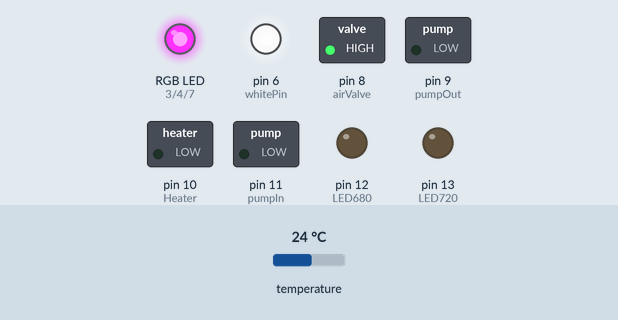
Recording of a sketch running on a simulated Arduino Mega 2560, built with avr-gcc and run on an emulated ATmega2560. Parts: switched loads named in the sketch (green lamp = pin HIGH), an RGB LED mixed from three pins (HIGH = lit), output pins drawn as LEDs (lit = HIGH). Dashed ring = blinking. The test bench sets the inputs (shaded band); at power-on: temperature 24 °C. What the sketch prints to the serial monitor is not drawn.

Above: at 5.5 s.
6.5 s: temperature set to 36.6 °C
10.0 s: temperature set to 37.7 °C
At 10.8 s:
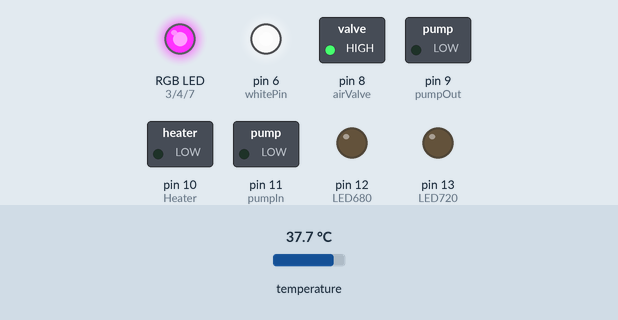
11.5 s: temperature set to 12 °C
At 12.17 s:
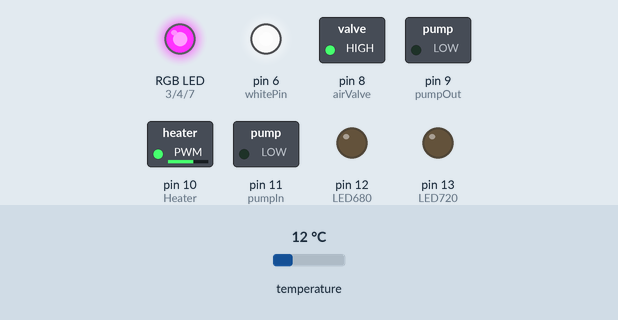
15.2 s: temperature set to 41 °C
At 16.1 s:
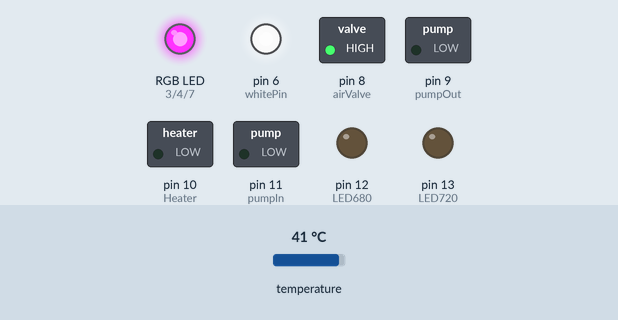
Timing chart, 0 to 17.7 s (numbered marks = the images above; inputs shaded):
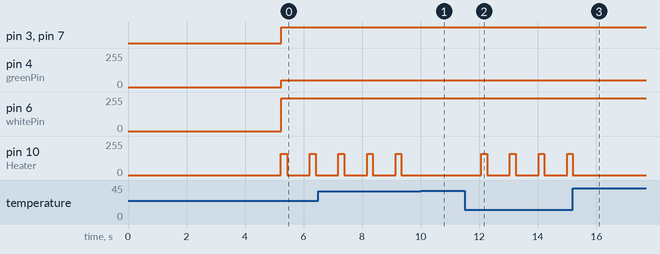

Measured:
- the behaviour switches between 36.9 and 37 °C on temperature (found by bisection; images 0 and 1)
- after the input at 10.0 s, pin 10 (Heater): stops changing and stays 0/255
- after the input at 11.5 s, pin 10 (Heater): alternates 160/255 for 0.20 s and 0/255 for 0.78 s, starting after 0.57 s
- after the input at 15.2 s, pin 10 (Heater): goes on until 15.2 s, then stays 0/255
- by itself, pin 10 (Heater): alternates 160/255 for 0.20 s and 0/255 for 0.78 s

The sketch:

Turbidostat_openPBR.ino
```cpp
/**
* #########################
* # Humbold University zu Berlin
* + iGEM 2019 on Chlaydomonas cultivation
* MODIFIED BY
* # Complutense University of Madrid
* + iGEM 2021 : 4C_Fuels Project
*
* #########################
* # @version  0.2
* # @platform  arduino AT Mega 2560
* # @clock  16mHz
* # @created  20190614
* # @changed  20210530
* # @user fmjorge99

* ############CODE OVERVIEW (Top -> Down Compiling) #############
*
* # Variable Declaration
* # Basic Functions definition (void)
* # Initialization (Setup)
*     - Starting Serial Port
*     - Arduino pin selction (Input / Output)
*     - Testing LEDs (ON / OFF)
* # Main Program
*     - Program Functions Definition
*     - Execution of Looping code (void loop())
*
*  The code so far just works as a turbidostat to grow cells at constant OD680 / OD720.
*  OD measurements are taken and sent via serial port to the computer every X milliseconds defined in the "Interval" Variable.
*
* #########################
*/

//#####################################################################
// general import declaration
#include <Arduino.h>
#include <OneWire.h>
#include <DallasTemperature.h>


#define ONE_WIRE_BUS 2
OneWire oneWire(ONE_WIRE_BUS);
DallasTemperature sensors(&oneWire);


//#####################################################################

// PCB Wiring Analog Inputs from Sensors to Arduino

int sensorPinCurrent680  = A1;    // current used via shunt in mV/

int sensorPinCurrent720  = A3;    // current used via shunt in mV/

// Temp. Sensor DS18B20 in PWM 2

// PCB Wiring to Arduino (OUTPUTS)

 int redPin   = 3;
 int greenPin = 4;
 int bluePin  = 7;
 int whitePin = 6;
 int pumpIn = 11;
 int pumpOut = 9;

 int airValve = 8;
 int sensorPinTempSense = 2;

 int LED680 = 12;
 int LED720  = 13;

 int Heater = 10;

//#####################################################################

//  VARIABLES (To perform calculations)

int analogRead680 = 0;     // opt101 current value

int analogRead720 = 0;     // opt101 current value

int inByte = 0;         // incoming serial byte

int cycleNumber = 0; // number of measurments

float temp = 0; // temperature record as a float variable for decimals
float OD680 = 0;
float OD720 = 0;

int brightnessWhite = 0; // value between 0 und 255 – for intensity of white LEDs
int brightnessRed = 0; // value between 0 und 255 – for intensity of red LEDs
int brightnessGreen = 0; // value between 0 und 255 – for intensity of green LEDs
int brightnessBlue = 0; // value between 0 und 255 – for intensity of blue LEDs

int airValveStatus = 0; // Initial position of Air Control Solenoid

//#####################################################################

// member variables - timing

unsigned long previousMillis = 0;   // will store last time
const long interval = 300000;   // 5 minutes x 60 sec * 1000 milliseconds
const int pumpTime = 4000; //

const int T_value = 37;  // Desired value of Temperature to control -> CHANGE THE TEMPERATURE SETPOINT HERE
const int T_tol = 0.2; // Tolerance for temperature T_value ± T_tol is admitted -> CHANGE ONLY TO ADJUST THE Temp control Behavior

/* Parameters for OD Measurement. Obtained After Opt101 Calibration
REPLACE THIS VALUES BY YOUR OWN ONES.
OD Calculation Equation: OD = A*LN[analogRead(mv)]+B */

const float OD680_A = -196.1;
const float OD680_B = 21.083;
const float OD720_A = 0;
const float OD720_B = 0;


//########################## FUNCTION DEFINITION ###########################################

/*AUXILIARY FUNCTIONS
Modify the setup code with a call to the following functions in order to perform maintenance or setup tasks. */

void fill_chamber() {
  analogWrite(pumpIn,250);
  delay(90000);
  analogWrite(pumpIn,0);
  }

void empty_chamber() {
  analogWrite(pumpOut,250);
  delay(90000);
  analogWrite(pumpOut,0);
  }

void pipe_cleaning() {
 analogWrite(pumpIn,250);
 delay(80000);
 analogWrite(pumpOut,250);
 delay(180000);
 analogWrite(pumpIn,0);
 analogWrite(pumpOut,250);
}

/**
############LIGHT FUNCTIONS######################*/

/* shift the value to the external module ( MOSFET )*/
void setColor() {
  analogWrite(redPin, brightnessRed);
  analogWrite(greenPin,brightnessGreen);
  analogWrite(bluePin, brightnessBlue);
  analogWrite(whitePin, brightnessWhite);

  analogWrite(airValve, airValveStatus);

  delay(100);
}

/* set white, red and blue to 255 and green to 100; */

 void setAllLLightOn() {
    brightnessWhite = 255;
    brightnessRed = 255;
    brightnessGreen = 100;
    brightnessBlue = 255;
    airValveStatus = 0;
    setColor();
    delay(100);
 }

 /**
  * set white, red ,blue & green to 0;
  */

  void setLightOff() {
     brightnessWhite = 0;
     brightnessRed = 0;
     brightnessGreen = 0;
     brightnessBlue = 0;
     airValveStatus = 0;
     setColor();
     delay(100);

  }


/**
 * set white, red and blue to your wished intensity and color
 MODIFY HERE THE PARAMETERS */

 void setGrowLight() {
    brightnessWhite = 245;
    brightnessRed = 255;
    brightnessGreen = 50;
    brightnessBlue = 255;

    airValveStatus = 255;
    setColor();
 }


/**
############SYSTEM TEST FUNCTION###############*/

void test_PBR() {

// LED Lights Check

// led check, on and off
  Serial.println("running all led to ON");
  setAllLLightOn();
  delay(2000);
  Serial.println("running all led to OFF");
  setLightOff();
  delay(2000);

  // COLOR CHECK
  Serial.println("RED");
  analogWrite(redPin,255);
  delay(2000);
  analogWrite(redPin,0);
  Serial.println("GREEN");

  analogWrite(greenPin,255);
  delay(2000);
  analogWrite(greenPin,0);
  Serial.println("BLUE");

  analogWrite(bluePin,255);
  delay(2000);
  analogWrite(bluePin,0);
  Serial.println("WHITE");

  analogWrite(whitePin,255);
  delay(2000);
  Serial.println("running all led to OFF");
  setLightOff();
  delay(2000);

  // PUMPS CHECK

  Serial.println("Switching ON INPUT PUMP");
  Serial.println("");
  analogWrite(pumpIn,255);
  delay(4000);
  analogWrite(pumpIn,0);
  Serial.println("");
  Serial.println("Switching ON INPUT PUMP");
  analogWrite(pumpOut,255);
  delay(4000);
  analogWrite(pumpOut,0);

  // OD_Measurement

          setLightOff(); // Lights could be switched Off for routine OD measurements... (not-serial printed)

         // put ir led on

           Serial.println("Switching IR LEDS ON");

           delay(1000);
           analogWrite(LED680,255);
           analogWrite(LED720,255);
           delay(1000);
           Serial.println("Aeration OFF");

           analogWrite(airValve,0);
           delay(4000);    // give the sensor some time, to swing in

         // measure density with opt101 sensor

           Serial.println("OD Measurement (mV)");
           Serial.println("680 Read");
           Serial.println(analogRead(sensorPinCurrent680));
           Serial.println("OD_680");
           OD680=(OD680_A*log(analogRead(sensorPinCurrent680))+OD680_B);
           Serial.println(OD680);
           Serial.println("720 Read");
           OD720=(OD720_A*log(analogRead(sensorPinCurrent720))+OD720_B);
           Serial.println(OD720);

         // switch ir led OFF
           Serial.println("Switching IR LEDS OFF");
           Serial.println("");
           analogWrite(LED680,0);
           analogWrite(LED720,0);

           delay(1000);   // wait, till measruing is done
           Serial.println("Aeration ON");
           Serial.println("");
           analogWrite(airValve,255);
           setGrowLight();

   // Temp_Measurement
   measure_T();
   Serial.println(temp);
   Serial.println("");

}

/**
* prepare init variables and INPUT/OUTPUT procedure
*/

//#################### SETUP (Running only once) ####################


void setup() {

//Opening Aeration
analogWrite(airValve,255);

// gpio - input // Arduino pin selction

  pinMode(sensorPinCurrent680, INPUT); // analog1

  pinMode(sensorPinCurrent720, INPUT); // analog3

  pinMode(sensorPinTempSense, INPUT);

  // gpio - output

  pinMode(whitePin, OUTPUT);
  pinMode(redPin, OUTPUT);
  pinMode(greenPin, OUTPUT);
  pinMode(bluePin, OUTPUT);

  pinMode(pumpIn, OUTPUT);
  pinMode(pumpOut, OUTPUT);

  pinMode(airValve, OUTPUT);

  pinMode(LED680, OUTPUT);
  pinMode(LED720, OUTPUT);

  pinMode(Heater, OUTPUT);

  // Serial initialization for monitoring on a computer

  Serial.begin(9600);
  while (!Serial) {
    ; // getReadyStateLike
  }

  delay(2222);  // time to get setup done

  if (Serial.available() == 0 && Serial.availableForWrite() > 0) { // ready for serial output
    //Serial.available()
    Serial.print("SERIAL[");
    Serial.print(Serial.available());
    Serial.print("|");
    Serial.print(Serial.availableForWrite());
    Serial.print("|");
    Serial.print(Serial.getTimeout());
    Serial.println("]");
    delay(Serial.getTimeout()*1.41);

  }

//####################

  // Setup log header

  Serial.println("INIT[CycleTime (ms),OD_680,OD_720,Temp.]");

  Serial.print("INTERVAL (ms),");// first line in log for interval
  Serial.print(interval);
  Serial.println(",");

  Serial.print("INPUTPORT[");
  Serial.print(millis());
  Serial.print(",");

  Serial.print(OD680); //680 Read
  Serial.print(",");

  Serial.print(OD720); //720 Read
  Serial.print(",");

  measure_T();
  Serial.print(temp); //
  Serial.println("]");


Serial.print("UPDATING_every (ms) [");
Serial.print(interval);
Serial.println("]");

  Serial.println("SETUP[done]");

  Serial.println("DATA_LOG[CycleNº,OD_680,OD_720,Temp.]");

 //
}


//#####################################################################
// PROGRAM TO EXECUTE STARTS HERE
//#####################################################################


/** * read values from wired inputs and send data via serial to host computer, for logging of values */


/*#PROGRAM FUNCTIONS DEFINITION#*/

/* ############## OD Measurement with IR LED + Opt101 ################### */

void measureDensity(){

  setLightOff(); // Lights could be switched Off for routine OD measurements... (not-serial printed)

 // put ir led on

   analogWrite(LED680,255);
   analogWrite(LED720,255);
   analogWrite(airValve,0);
   delay(1000);    // give the sensor some time, to swing in

 // measure density with opt101 sensor

   analogRead680 = analogRead(sensorPinCurrent680);
   analogRead720 = analogRead(sensorPinCurrent720);
   OD680=(OD680_A*log(analogRead680)+OD680_B);
   OD720=(OD720_A*log(analogRead720)+OD720_B);

 // switch ir led OFF

   analogWrite(LED680,0);
   analogWrite(LED720,0);

   delay(1000);   // wait, till measruing is done


}

/* ############## Turbidostat Pump Control ################### */

void checkDensityAndPump(){

  setGrowLight();
  //Serial.print("analogRead680: ");
  //Serial.println(analogRead680);

  if ( OD680 <= 1.2 ) {  // ADJUST THE OD680 to the desired value for the turbidostat.

    Serial.println("pumping chamber  IN/OUT");
    // stop cycle and pump medium out
    // when medium is exported, refill with fresh medium

    digitalWrite(pumpOut, HIGH);
    digitalWrite(pumpIn, HIGH);
    delay(pumpTime);
    digitalWrite(pumpIn, LOW);
    digitalWrite(pumpOut, LOW);
    delay(4000);    // wait for some time

  }
}

// Temperature measurement //

void measure_T() {
  analogWrite(Heater,0);
  sensors.requestTemperatures(); // Send the command to get temperatures
  sensors.getTempCByIndex(0); // Display last recorded temperature in ºC
  temp = sensors.getTempCByIndex(0); // Display last recorded temperature in ºC)
  temperature_control();
  }

// Sending Measurements to the computer via Serial //

void doTheLogging() { //logging of sensor values

    // get incoming byte:

    inByte = Serial.read(); // start serial monitor

    //#####################################################################

    measure_T();
    measureDensity();
    //checkDensityAndPump();

    //#####################################################################

    // send sensor values:

    Serial.print(">DATA: [");
    Serial.print(cycleNumber);
    Serial.print(",");

    Serial.print(OD680);
    Serial.print(",");
    Serial.print(OD720);
    Serial.print(",");
    Serial.print(temp); // temp senseor
    Serial.println("]");

    cycleNumber = cycleNumber+1; // number of measurments  +1
  }

// Checking if the interval between Serial communicated measurements has been reached //

void checkTimeAndLog(){ //

  unsigned long currentMillis = millis(); // get runtime since setup()
  if ((currentMillis - previousMillis) >= interval) { // If the elapsed time exceeds the specified interval for serial communication...


    previousMillis = currentMillis; // save current time
    delay(500);
    doTheLogging();  // Execute readings and Serial Print of Values
    delay(500);
  }

  else {
    setGrowLight();
  }
 }

/* SIMPLE ON / OFF Temperature Control */

/* !! IMPORTANT: Heater values can be adjusted depending on the length and resistance of your heating element */

void temperature_control(){

analogWrite(Heater, 0);
  sensors.requestTemperatures(); // Send the command to get temperatures
  sensors.getTempCByIndex(0); // Display last recorded temperature in ºC
  temp = sensors.getTempCByIndex(0); // Display last recorded temperature in ºC)
if (temp >= (T_value+T_tol)) {

 analogWrite(Heater, 0);
  }
  else {
          if (temp > T_value) {
            analogWrite(Heater, 130);
            }
          else {

            // If temperature is close to the setpoint heating becomes milder

                  if (temp >= (T_value-T_tol)) {

                     analogWrite(Heater, 50);
                }
               else {

               analogWrite(Heater, 160);
        }
        }
  }
  }

/** LOOPING PROGRAM HERE. All the used methods has been declared before*/

void loop() {
  setGrowLight(); // GrowLights and Aeration are switched On  if lights has been previously switched off this will restore lights to ON.
  checkTimeAndLog();  // If measurement interval is reached, OD-check is performed and values are printed.
  temperature_control(); // Temperature is permanently controlled in each loop iteration.

}
```
